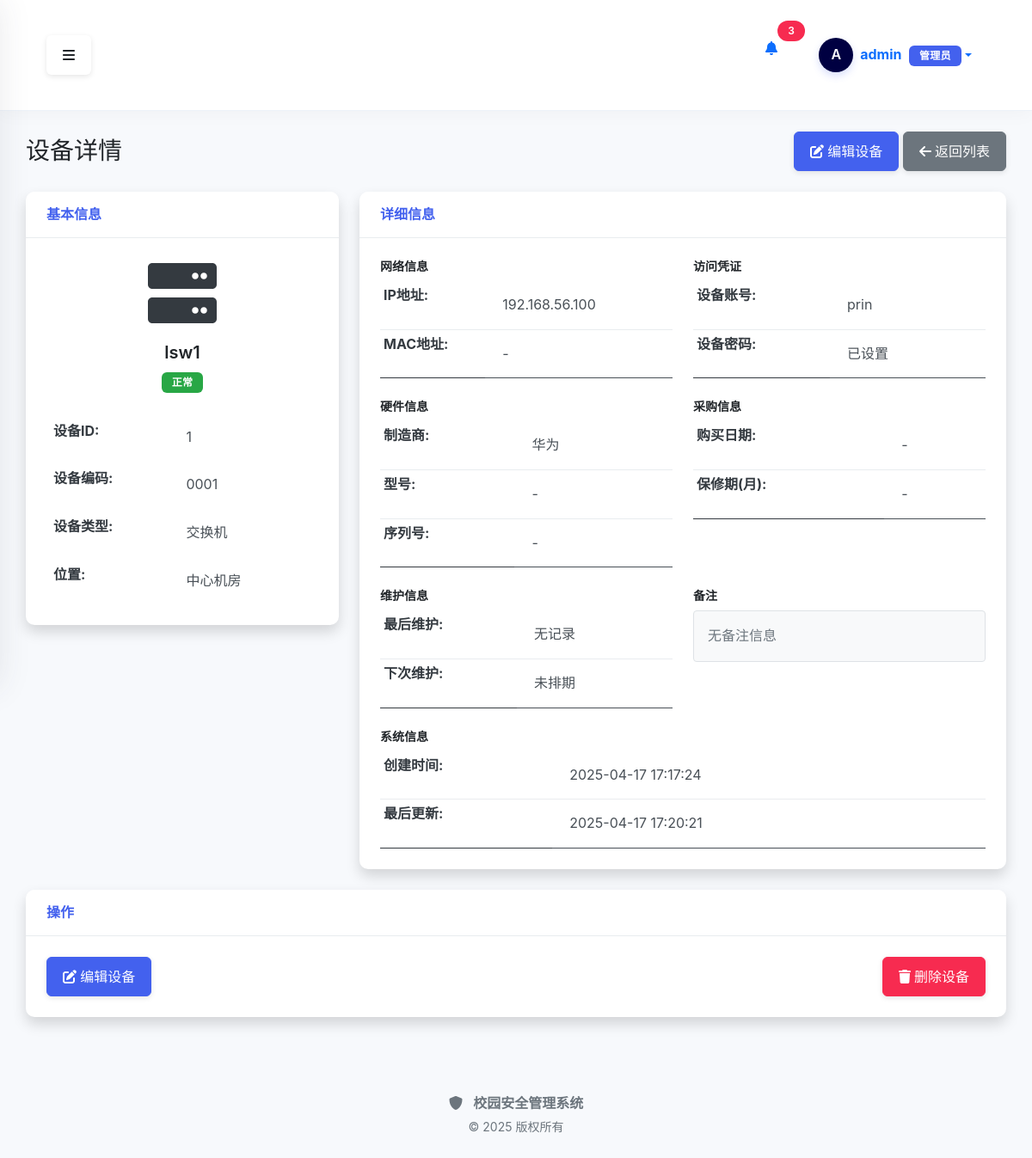
Before: /device/view/1 (signed in) with the older database file.
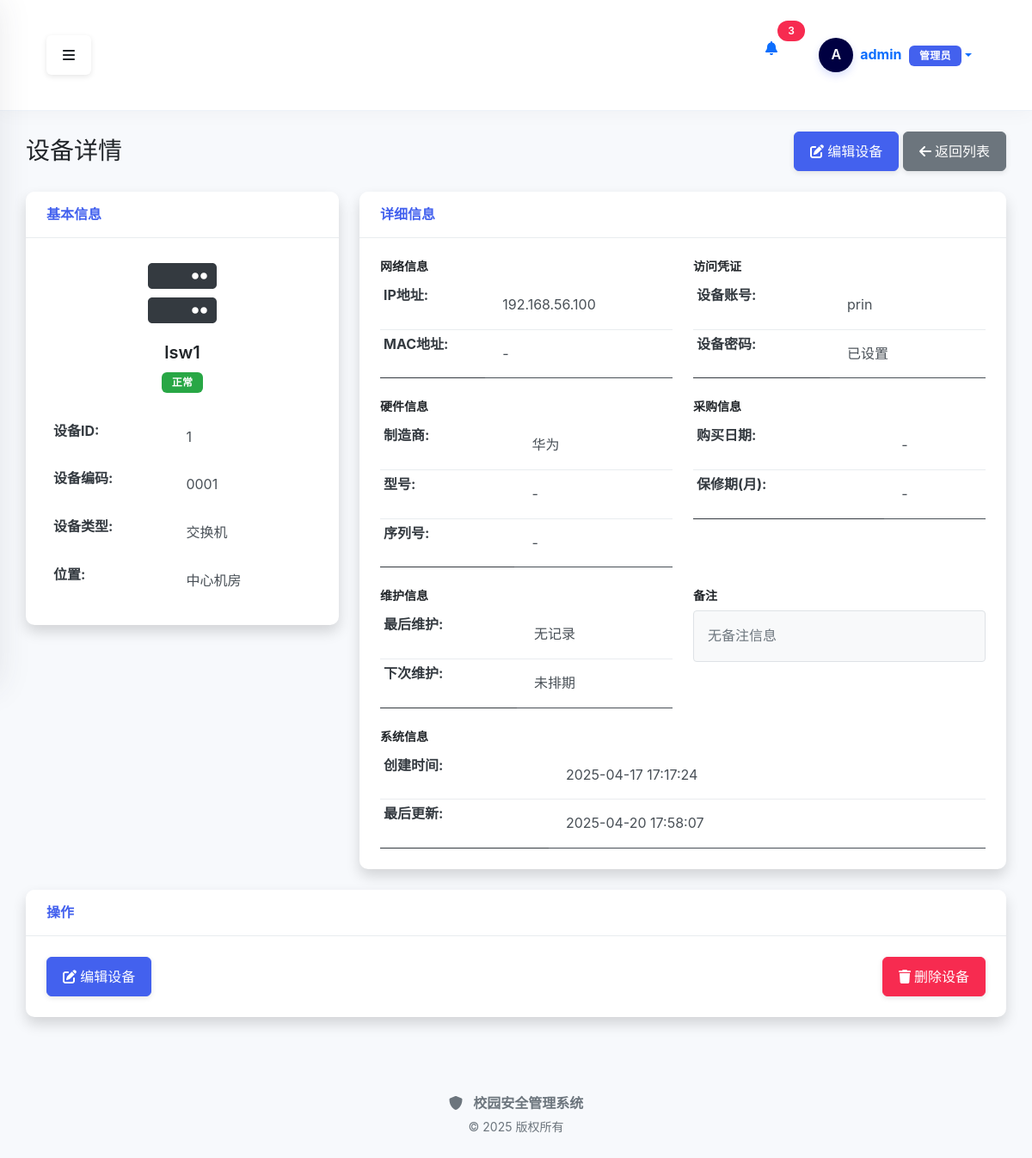
After: the same page with the newer database file.
### src/models/device.py (models this page shows, shortened)
class Device(BaseModel):
    __tablename__ = 'devices'
    __table_args__ = {'extend_existing': True}  # 确保可以扩展现有表
    id = db.Column(db.Integer, primary_key=True)
    name = db.Column(db.String(100), nullable=False)
    ip_address = db.Column(db.String(20), nullable=False)
    type_id = db.Column(db.Integer, db.ForeignKey('device_types.id'))
    location = db.Column(db.String(100))
    status = db.Column(db.String(20), default='正常')
    serial_number = db.Column(db.String(50), nullable=True)
    firmware_version = db.Column(db.String(50), nullable=True)
    device_code = db.Column(db.String(50), nullable=True, unique=True)
    mac_address = db.Column(db.String(20), nullable=True)
    manufacturer = db.Column(db.String(100), nullable=True)
    model = db.Column(db.String(100), nullable=True)
    purchase_date = db.Column(db.Date, nullable=True)
    warranty_period = db.Column(db.Integer, nullable=True)  # 保修期（月）
    notes = db.Column(db.Text, nullable=True)
    username = db.Column(db.String(50), default='admin', nullable=True)
    password = db.Column(db.String(100), default='admin123', nullable=True)
    port = db.Column(db.Integer, default=22, nullable=True)
    connection_protocol = db.Column(db.String(20), default='ssh', nullable=True)  # ssh, telnet, snmp

### src/modules/device/routes.py (the view)
@device_bp.route('/view/<int:device_id>')
@login_required
def view(device_id):
    device = Device.query.options(joinedload(Device.type)).get_or_404(device_id)
    return render_template('device/view.html', device=device)

### src/modules/device/templates/device/view.html (shortened to what the changed rows need)
{% extends "base.html" %}
{% block content %}
<div class="container-fluid">
    <div class="d-flex justify-content-between align-items-center mb-4">
        <h1 class="h3 mb-0 text-gray-800">设备详情</h1>
    </div>
    <div class="row">
        <div class="col-lg-4">
            <div class="card shadow mb-4">
                <div class="card-body">
                    <div class="text-center mb-4">
                        <i class="fas fa-server fa-5x text-gray-300 mb-3"></i>
                        <h4 class="font-weight-bold">{{ device.name }}</h4>
                        <p class="text-muted">
                            {% if device.status == '正常' %}
                            <span class="badge badge-success" style="display: inline-block !important; visibility: visible !important; color: white !important; background-color: #28a745 !important;">正常</span>
                            {% elif device.status == '维修中' %}
                            <span class="badge badge-warning" style="display: inline-block !important; visibility: visible !important; color: white !important; background-color: #ffc107 !important;">维修中</span>
                            {% elif device.status == '报废' %}
                            <span class="badge badge-danger" style="display: inline-block !important; visibility: visible !important; color: white !important; background-color: #dc3545 !important;">报废</span>
                            {% elif device.status == '闲置' %}
                            <span class="badge badge-info" style="display: inline-block !important; visibility: visible !important; color: white !important; background-color: #17a2b8 !important;">闲置</span>
                            {% else %}
                            <span class="badge badge-secondary" style="display: inline-block !important; visibility: visible !important; color: white !important; background-color: #6c757d !important;">{{ device.status or '未知' }}</span>
                            {% endif %}
                        </p>
                    </div>
                    <table class="table table-borderless">
                        <tbody>
                            <tr>
                                <th>设备ID:</th>
                                <td>{{ device.id }}</td>
                            </tr>
                            <tr>
                                <th>设备编码:</th>
                                <td>{{ device.device_code }}</td>
                            </tr>
                            <tr>
                                <th>设备类型:</th>
                            </tr>
                            <tr>
                                <th>位置:</th>
                                <td>{{ device.location or '-' }}</td>
                            </tr>
                        </tbody>
                    </table>
                </div>
            </div>
        </div>
        <div class="col-lg-8">
            <div class="card shadow mb-4">
                <div class="card-body">
                    <div class="row">
                        <div class="col-md-6">
                            <table class="table table-sm">
                                <tbody>
                                    <tr>
                                        <th>IP地址:</th>
                                        <td>{{ device.ip_address or '-' }}</td>
                                    </tr>
                                    <tr>
                                        <th>MAC地址:</th>
                                        <td>{{ device.mac_address or '-' }}</td>
                                    </tr>
                                </tbody>
                            </table>
                        </div>
                        <div class="col-md-6">
                            <table class="table table-sm">
                                <tbody>
                                    <tr>
                                        <th>设备账号:</th>
                                        <td>{{ device.username or '未设置' }}</td>
                                    </tr>
                                    <tr>
                                        <th>设备密码:</th>
                                    </tr>
                                </tbody>
                            </table>
                        </div>
                    </div>
                    <div class="row mt-4">
                        <div class="col-md-6">
                            <table class="table table-sm">
                                <tbody>
                                    <tr>
                                        <th>制造商:</th>
                                        <td>{{ device.manufacturer or '-' }}</td>
                                    </tr>
                                    <tr>
                                        <th>型号:</th>
                                        <td>{{ device.model or '-' }}</td>
                                    </tr>
                                    <tr>
                                        <th>序列号:</th>
                                        <td>{{ device.serial_number or '-' }}</td>
                                    </tr>
                                </tbody>
                            </table>
                        </div>
                        <div class="col-md-6">
                            <table class="table table-sm">
                                <tbody>
                                    <tr>
                                        <th>购买日期:</th>
                                        <td>{{ device.purchase_date.strftime('%Y-%m-%d') if device.purchase_date else '-' }}</td>
                                    </tr>
                                    <tr>
                                        <th>保修期(月):</th>
                                        <td>{{ device.warranty_period or '-' }}</td>
                                    </tr>
                                </tbody>
                            </table>
                        </div>
                    </div>
                    <div class="row mt-4">
                        <div class="col-md-6">
                            <table class="table table-sm">
                                <tbody>
                                    <tr>
                                        <th>最后维护:</th>
                                    </tr>
                                    <tr>
                                        <th>下次维护:</th>
                                    </tr>
                                </tbody>
                            </table>
                        </div>
                    </div>
                    <div class="row mt-4">
                        <div class="col-12">
                            <table class="table table-sm">
                                <tbody>
                                    <tr>
                                        <th>创建时间:</th>
                                        <td>{{ device.created_at.strftime('%Y-%m-%d %H:%M:%S') }}</td>
                                    </tr>
                                    <tr>
                                        <th>最后更新:</th>
                                        <td>{{ device.updated_at.strftime('%Y-%m-%d %H:%M:%S') }}</td>
                                    </tr>
                                </tbody>
                            </table>
                        </div>
                    </div>
                </div>
            </div>
        </div>
    </div>
</div>
{% endblock %}

Changed rows visible on the page:
changed Device "lsw1": updated_at "2025-04-17 17:20:21" → "2025-04-20 17:58:07"
